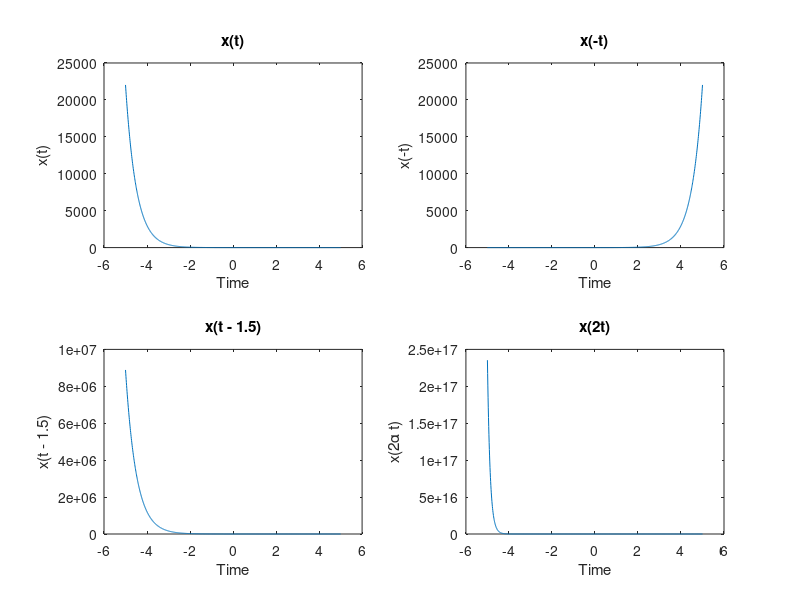

This figure's MATLAB source:
a = 1 + mod(580, 3);
t = -5:0.01:5;
x = @(t) exp(-a*t);

subplot(2, 2, 1);
plot(t, x(t));
xlabel('Time')
ylabel('x(t)')
title('x(t)')

subplot(2, 2, 2);
plot(t, x(-t));
xlabel('Time')
ylabel('x(-t)')
title('x(-t)')

subplot(2, 2, 3);
plot(t, x(t - 1.5 * a));
xlabel('Time')
ylabel('x(t - 1.5)')
title('x(t - 1.5)')

subplot(2, 2, 4);
plot(t, x(2 * a * t));
xlabel('Time')
ylabel('x(2\alpha t)')
title('x(2t)')
